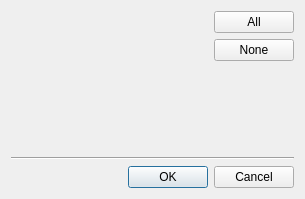
<?xml version="1.0" encoding="UTF-8"?>
<ui version="4.0">
 <class>playback_Dialog</class>
 <widget class="QDialog" name="playback_Dialog">
  <property name="windowModality">
   <enum>Qt::WindowModal</enum>
  </property>
  <property name="geometry">
   <rect>
    <x>0</x>
    <y>0</y>
    <width>305</width>
    <height>199</height>
   </rect>
  </property>
  <property name="windowTitle">
   <string>Select Playback Displays</string>
  </property>
  <layout class="QVBoxLayout" name="verticalLayout_2">
   <item>
    <layout class="QHBoxLayout" name="horizontalLayout">
     <item>
      <layout class="QGridLayout" name="playback_gridLayout"/>
     </item>
     <item>
      <spacer name="horizontalSpacer">
       <property name="orientation">
        <enum>Qt::Horizontal</enum>
       </property>
       <property name="sizeHint" stdset="0">
        <size>
         <width>40</width>
         <height>20</height>
        </size>
       </property>
      </spacer>
     </item>
     <item>
      <layout class="QVBoxLayout" name="verticalLayout">
       <item>
        <widget class="QPushButton" name="all_pushButton">
         <property name="text">
          <string>All</string>
         </property>
        </widget>
       </item>
       <item>
        <widget class="QPushButton" name="none_pushButton">
         <property name="text">
          <string>None</string>
         </property>
        </widget>
       </item>
       <item>
        <spacer name="verticalSpacer">
         <property name="orientation">
          <enum>Qt::Vertical</enum>
         </property>
         <property name="sizeHint" stdset="0">
          <size>
           <width>20</width>
           <height>40</height>
          </size>
         </property>
        </spacer>
       </item>
      </layout>
     </item>
    </layout>
   </item>
   <item>
    <widget class="Line" name="line">
     <property name="orientation">
      <enum>Qt::Horizontal</enum>
     </property>
    </widget>
   </item>
   <item>
    <widget class="QDialogButtonBox" name="buttonBox">
     <property name="orientation">
      <enum>Qt::Horizontal</enum>
     </property>
     <property name="standardButtons">
      <set>QDialogButtonBox::Cancel|QDialogButtonBox::Ok</set>
     </property>
    </widget>
   </item>
  </layout>
 </widget>
 <resources/>
 <connections>
  <connection>
   <sender>buttonBox</sender>
   <signal>accepted()</signal>
   <receiver>playback_Dialog</receiver>
   <slot>accept()</slot>
   <hints>
    <hint type="sourcelabel">
     <x>248</x>
     <y>254</y>
    </hint>
    <hint type="destinationlabel">
     <x>157</x>
     <y>274</y>
    </hint>
   </hints>
  </connection>
  <connection>
   <sender>buttonBox</sender>
   <signal>rejected()</signal>
   <receiver>playback_Dialog</receiver>
   <slot>reject()</slot>
   <hints>
    <hint type="sourcelabel">
     <x>316</x>
     <y>260</y>
    </hint>
    <hint type="destinationlabel">
     <x>286</x>
     <y>274</y>
    </hint>
   </hints>
  </connection>
 </connections>
</ui>
